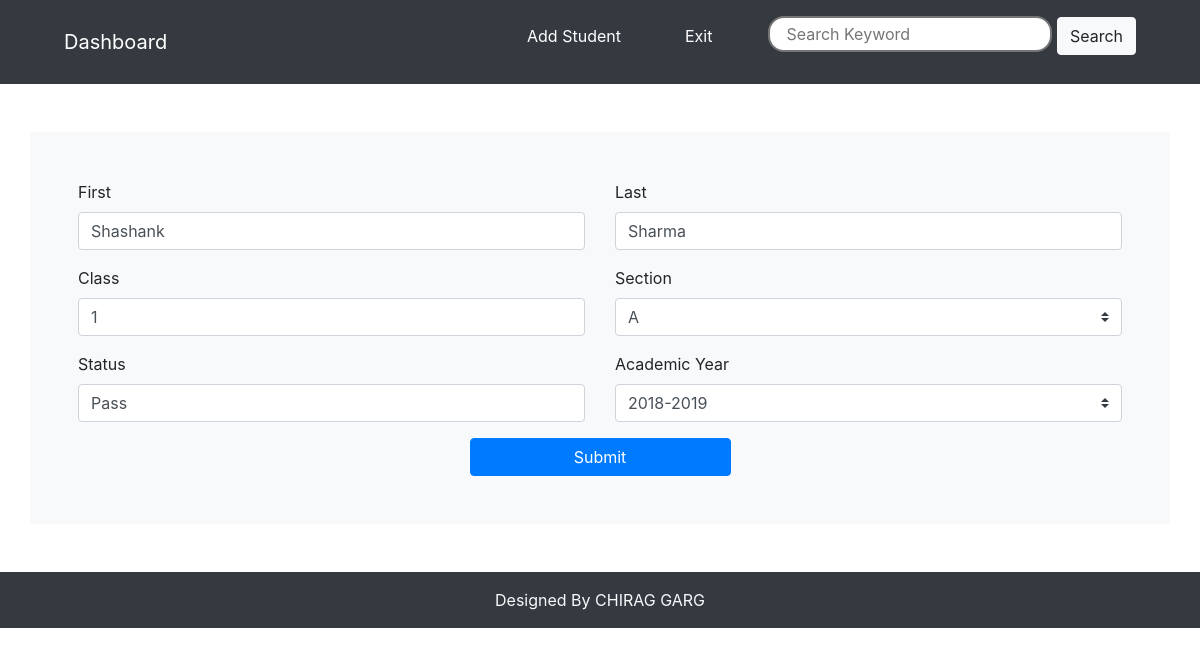
Screenshot of /all/update_student.php?student_id=40 (signed in) with the database file from the repository.
### tables this page shows
CREATE TABLE `student` (
  `student_id` int(255) NOT NULL,
  `student_first_name` varchar(255) NOT NULL,
  `student_last_name` varchar(255) NOT NULL,
  `student_class` varchar(255) NOT NULL,
  `student_section` varchar(255) NOT NULL,
  `student_academic_year` varchar(255) NOT NULL,
  `student_status` varchar(255) NOT NULL,
  `student_new_class` varchar(255) NOT NULL
);

### all/update_student.php (the view, shortened to what this page needs)
<?php include 'header.php';
include '../db.php';
$sid = $_GET['student_id'];
$select_qry = "SELECT * FROM student WHERE student_id = '$sid'";
$select_qry_run = mysqli_query($con,$select_qry);
$data = mysqli_fetch_assoc($select_qry_run);
?>
<div class="container bg-light p-5 my-5">
	<form method="post" action="update_student_details.php">
		<div class="row">
			<div class="col-md-6">
				<div class="form-group">
					<label>First</label>
					<input type="text" class="form-control" name="student_first_name" value="<?php echo $data['student_first_name'];?>" required>
				</div>
			</div>
			<div class="col-md-6">
				<div class="form-group">
					<label>Last</label>
					<input type="text" class="form-control" name="student_last_name" value="<?php echo $data['student_last_name'];?>" required>
				</div>
			</div>
		</div>
		<div class="row">
			<div class="col-md-6">
				<div class="form-group">
					<label>Class</label>
					<input type="text" class="form-control" name="student_new_class" value="<?php echo $data['student_class'];?>" required>
				</div>
			</div>
			<div class="col-md-6">
				<div class="form-group">
					<label>Section</label>
					<div class="input-group mb-3">
						<select class="custom-select" name="student_section">
							<option value="<?php echo $data['student_section'];?>"><?php echo $data['student_section'];?></option>
						</select>
					</div>
				</div>
			</div>
		</div>
		<div class="row">
			<div class="col-md-6">
				<div class="form-group">
					<label>Status</label>
					<input type="text" class="form-control" name="student_status" value="<?php echo $data['student_status'];?>" required>
				</div>
			</div>
			<div class="col-md-6">
				<div class="form-group">
					<label>Academic Year</label>
					<div class="input-group mb-3">
						<select class="custom-select" name="student_academic_year">
							<option value="<?php echo $data['student_academic_year'];?>"><?php echo $data['student_academic_year'];?></option>
						</select>
					</div>
				</div>
			</div>
		</div>
		<div class="text-center">
			<button type="submit" class="btn btn-primary w-25" name="submit">Submit</button>
		</div>
	</form>
</div>
<?php include 'footer.php';?>

### all/header.php (style rules this page uses)
input, select { background: #fff; color: rgb(59,59,59); border-radius: 1rem; border-style: solid; padding: 1rem; height: 2rem; outline: none; }

### rows the page displays
student: student_first_name "Shashank", student_last_name "Sharma", student_new_class "1", student_section "A", student_status "Pass", student_academic_year "2018-2019"
